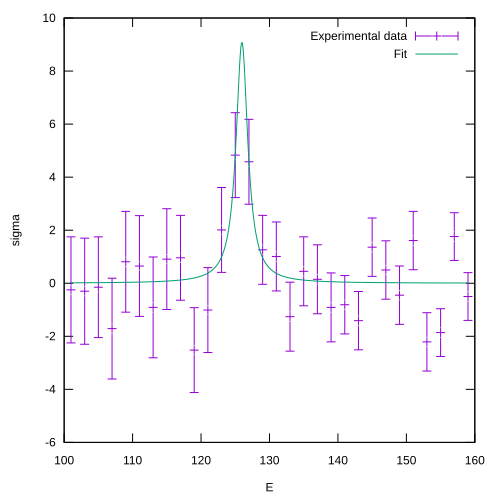

Generate this figure with gnuplot:
set terminal svg size 500,500

fit_data = ARG1
cern_data = ARG2

set xlabel "E"
set ylabel "\sigma"

plot cern_data using 1:2:3 with yerrorbars title "Experimental data",\
	fit_data using 1:2 with lines title "Fit";
